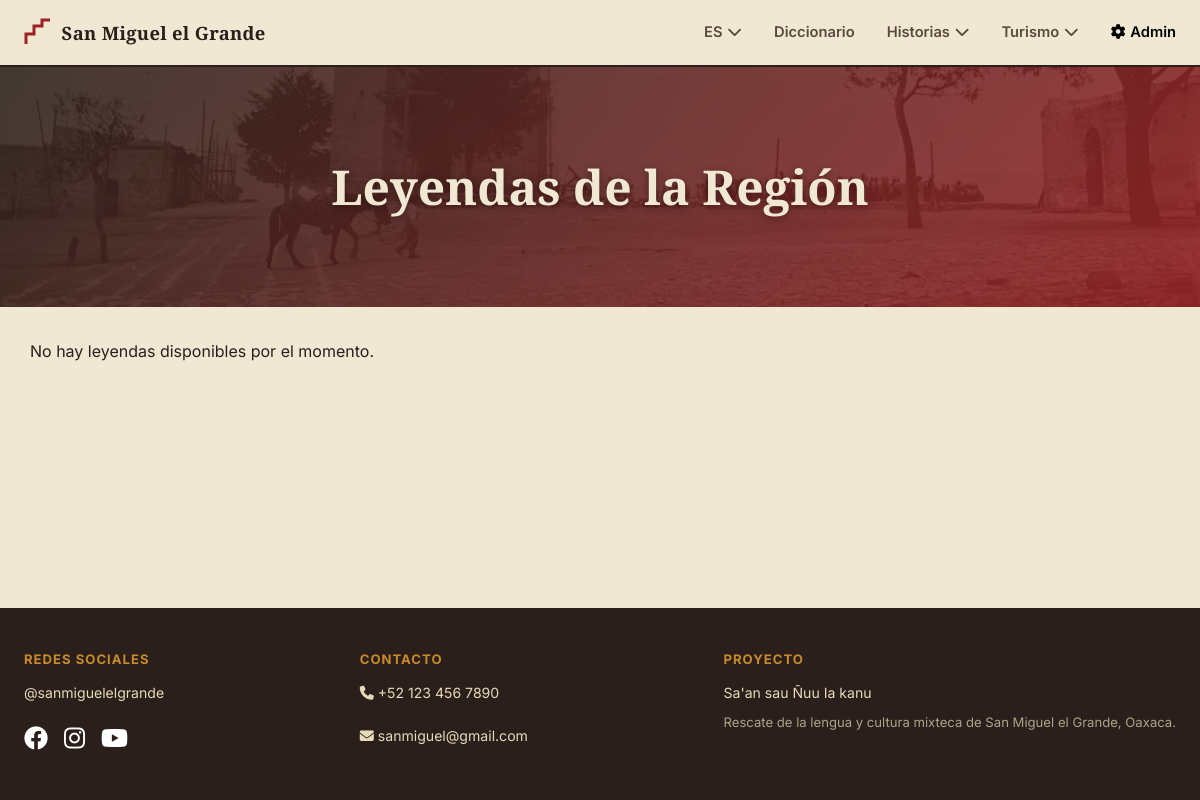
Page /leyendas on the earlier database version.
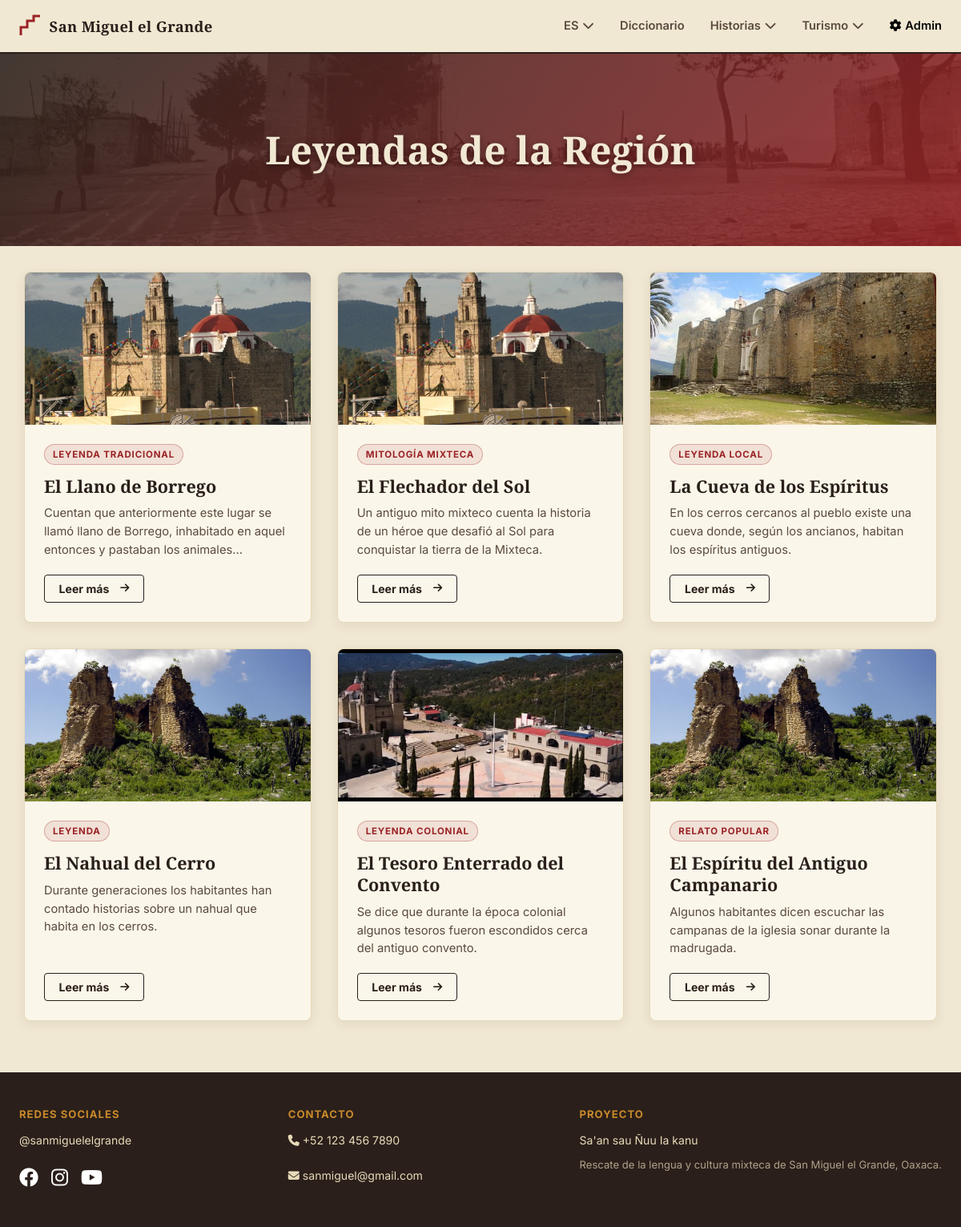
Same page on the later database version.
### tables this page shows
CREATE TABLE `historias` (
  `id` INT(11) NOT NULL AUTO_INCREMENT,
  `titulo` VARCHAR(255) NOT NULL,
  `tipo` ENUM('historia','leyenda','mito') NOT NULL DEFAULT 'historia',
  `resumen` VARCHAR(500) DEFAULT NULL,
  `contenido` TEXT NOT NULL,
  `etiqueta` VARCHAR(50) DEFAULT NULL,
  `creado_en` TIMESTAMP DEFAULT CURRENT_TIMESTAMP,
  PRIMARY KEY (`id`)
);

### app/controllers/LeyendasController.php (called while the page is built, shortened)
<?php
require_once 'app/models/HistoriasModel.php';
class LeyendasController {
    public function index() {
        $model = new HistoriasModel();
        $datos = $model->getHistoriasConImagenes();
        $leyendas = $datos['leyendas'];
        require_once 'app/views/layout/header.php';
        require_once 'app/views/Leyendas.php';
        require_once 'app/views/layout/footer.php';
    }
}
?>

### app/config/Database.php (called while the page is built, shortened)
<?php
class Database {
    private $host;
    private $port;
    private $db_name;
    private $username;
    private $password;
    public function __construct() {
        $envHost = getenv('DB_HOST');
        $envPort = getenv('DB_PORT');
        $envDb   = getenv('DB_NAME');
        $envUser = getenv('DB_USER');
        $envPass = getenv('DB_PASS');
        $this->host     = ($envHost !== false && $envHost !== '') ? $envHost : ($_ENV['DB_HOST'] ?? 'localhost');
        $this->port     = ($envPort !== false && $envPort !== '') ? (int)$envPort : (int)($_ENV['DB_PORT'] ?? 3306);
        $this->db_name  = ($envDb   !== false && $envDb   !== '') ? $envDb   : ($_ENV['DB_NAME'] ?? 'mixteco_db');
        $this->username = ($envUser !== false && $envUser !== '') ? $envUser : ($_ENV['DB_USER'] ?? 'root');
        $this->password = ($envPass !== false) ? $envPass : ($_ENV['DB_PASS'] ?? '');
    }
    public function getConnection() {
        $this->conn = null;
        try {
            $dsn = sprintf('mysql:host=%s;port=%d;dbname=%s;charset=utf8mb4', $this->host, $this->port, $this->db_name);
            $options = [
                PDO::ATTR_ERRMODE => PDO::ERRMODE_EXCEPTION,
                PDO::ATTR_DEFAULT_FETCH_MODE => PDO::FETCH_ASSOC,
                PDO::ATTR_EMULATE_PREPARES => false,
            ];
            $this->conn = new PDO($dsn, $this->username, $this->password, $options);
        } catch (PDOException $e) {
            exit("Error crítico de conexión a MySQL (" . htmlspecialchars($this->host) . ":" . $this->port . "): " . htmlspecialchars($e->getMessage()));
        }
        return $this->conn;
    }
}
?>

### app/models/historiasModel.php (called while the page is built)
<?php
require_once 'app/config/Database.php';
class HistoriasModel {
    private $db;
    public function __construct() {
        $database = new Database();
        $this->db = $database->getConnection();
    }
    public function getHistoriasConImagenes() {
        $sql = "SELECT h.*,
                       (SELECT url_imagen FROM historias_imagenes hi WHERE hi.historia_id = h.id LIMIT 1) as imagen_principal,
                       GROUP_CONCAT(hi2.url_imagen SEPARATOR '||') as galeria
                FROM historias h
                LEFT JOIN historias_imagenes hi2 ON h.id = hi2.historia_id
                GROUP BY h.id";
        $stmt = $this->db->prepare($sql);
        $stmt->execute();
        $resultados = $stmt->fetchAll(PDO::FETCH_OBJ);
        $historias = [];
        $leyendas = [];
        foreach ($resultados as $row) {
            $galeriaArray = $row->galeria ? explode('||', $row->galeria) : [];
            $item = [
                'id' => $row->id,
                'titulo' => $row->titulo,
                'tipo' => $row->tipo,
                'resumen' => $row->resumen,
                'contenido' => $row->contenido,
                'etiqueta' => $row->etiqueta,
                'imagen_principal' => $row->imagen_principal,
                'galeria' => $galeriaArray
            ];
            if ($row->tipo === 'historia') {
                $historias[] = $item;
            } else {
                $leyendas[] = $item;
            }
        }
        return [
            'historias' => $historias,
            'leyendas' => $leyendas
        ];
    }
}
?>

### app/views/Leyendas.php (the view, shortened to what the changed rows need)
<?php
$leyendas = isset($leyendas) ? $leyendas : [];
function esc_leyenda($value) {
    return htmlspecialchars($value ?? '', ENT_QUOTES, 'UTF-8');
}
function leyenda_img_url($url, $basePath = '') {
    if (strpos($url, '/public/') === 0) {
        return $basePath . $url;
    }
    return $url;
}
?>
<main class="historias-main">
    <header class="hero-historias">
        <h1 class="hero-title">Leyendas de la Región</h1>
    </header>
    <div class="container container-historias">
        <div id="leyendas-container" class="historias-grid">
            <?php if (!empty($leyendas)): ?>
                <?php foreach ($leyendas as $item): ?>
                    <article class="historia-card" style="cursor: pointer;" onclick='abrirModal(<?= json_encode($item, JSON_HEX_APOS | JSON_HEX_QUOT) ?>)'>
                        <div class="historia-img-container">
                            <img src="<?= esc_leyenda(leyenda_img_url($item['imagen_principal'], $basePath)) ?>" alt="<?= esc_leyenda($item['titulo']) ?>">
                        </div>
                        <div class="historia-content">
                            <span class="historia-tag tag-leyenda"><?= esc_leyenda($item['etiqueta'] ?: 'Leyenda') ?></span>
                            <h3 class="historia-card-title"><?= esc_leyenda($item['titulo']) ?></h3>
                            <p class="historia-text"><?= esc_leyenda($item['resumen']) ?></p>
                            <button class="btn-ghost" type="button">
                                Leer más <i class="fas fa-arrow-right"></i>
                            </button>
                        </div>
                    </article>
                <?php endforeach; ?>
            <?php else: ?>
                <p>No hay leyendas disponibles por el momento.</p>
            <?php endif; ?>
        </div>
    </div>
</main>
<link rel="stylesheet" href="<?= $basePath ?>/public/css/historias.css">

Differences in the rows shown:
added historias: etiqueta "LEYENDA TRADICIONAL", titulo "El Llano de Borrego", resumen "Cuentan que anteriormente este lugar se llamó llano de Borrego, inhabitado en aquel entonces y pastaban los animales..."
added historias: etiqueta "MITOLOGÍA MIXTECA", titulo "El Flechador del Sol", resumen "Un antiguo mito mixteco cuenta la historia de un héroe que desafió al Sol para conquistar la tierra de la Mixteca."
added historias: shows a picture, etiqueta "LEYENDA LOCAL", titulo "La Cueva de los Espíritus", resumen "En los cerros cercanos al pueblo existe una cueva donde, según los ancianos, habitan los espíritus antiguos."
added historias: etiqueta "LEYENDA", titulo "El Nahual del Cerro", resumen "Durante generaciones los habitantes han contado historias sobre un nahual que habita en los cerros."
added historias: shows a picture, etiqueta "LEYENDA COLONIAL", titulo "El Tesoro Enterrado del Convento", resumen "Se dice que durante la época colonial algunos tesoros fueron escondidos cerca del antiguo convento."
added historias: etiqueta "RELATO POPULAR", titulo "El Espíritu del Antiguo Campanario", resumen "Algunos habitantes dicen escuchar las campanas de la iglesia sonar durante la madrugada."
Other differences:
text no longer shown: "No hay leyendas disponibles por el momento."
